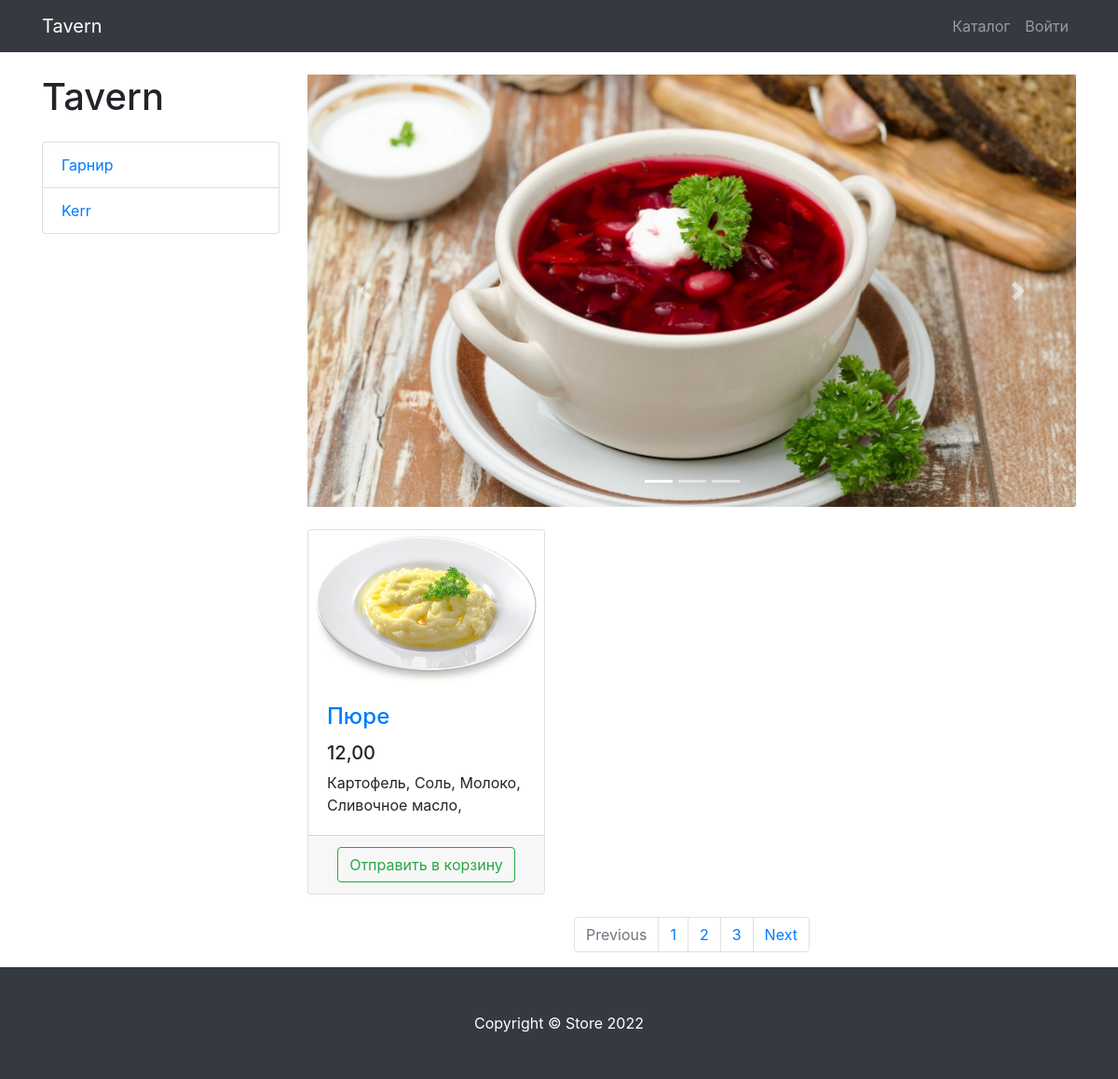
The app's page /dishes/, older data.
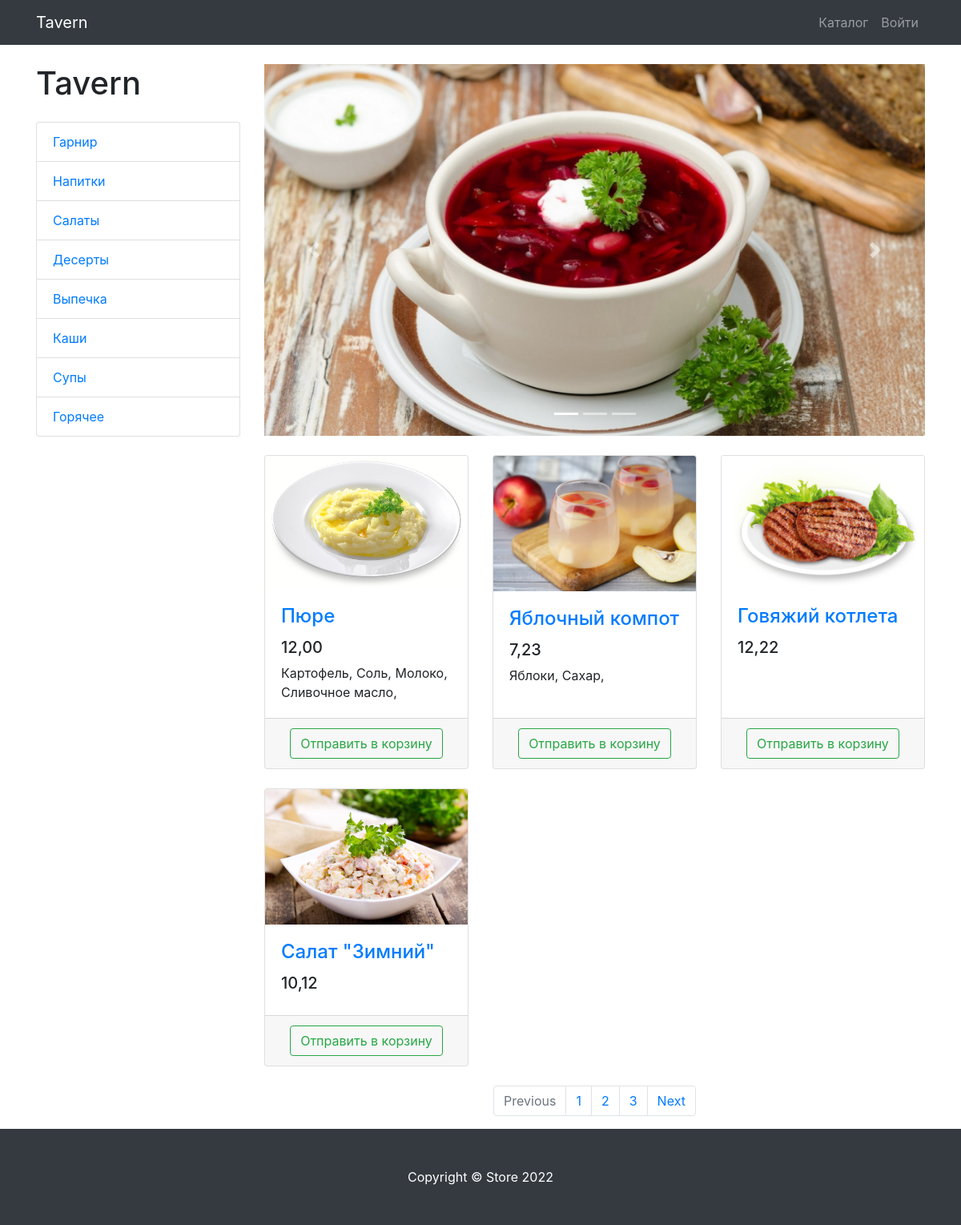
The same page, newer data.
### dish/models.py (models this page shows, shortened)
class TypeDish(models.Model):
    name = models.CharField(max_length=128)

class Dish(models.Model):
    name = models.CharField(max_length=182, null=True)
    id_type_dish = models.ForeignKey('TypeDish', on_delete=models.PROTECT, null=True)
    image = models.ImageField(upload_to='dishes_images')
    price = models.DecimalField(max_digits=6, decimal_places=2)

class Structure(models.Model):
    id_dish = models.ForeignKey('Dish', on_delete=models.PROTECT, null=True)
    id_ingredient = models.ForeignKey(Ingredients, on_delete=models.PROTECT, null=True)

class Ingredients(models.Model):
    name = models.CharField(max_length=128)

### dish/views.py (the view)
# urls.py: path('dishes/', include('dish.urls', namespace='dishes')),
def dishes(request):
    context = {
        'title': 'Dishes',
        'dish': Dish.objects.all(),
        'type': TypeDish.objects.all(),
        'struct': Structure.objects.all(),
    }
    return render(request, 'dish/html/dishs.html', context=context)

### dish/templates/dish/html/dishs.html (shortened to what this page needs)
{% extends 'dish/html/base.html' %}
{% load static %}
{% block css %}
    <link href="{% static 'vendor/css/products.css' %}" rel="stylesheet">
{% endblock %}
{% block content %}
    <div class="container">
    <div class="row">
        <div class="col-lg-3">
            <h1 class="my-4">Tavern</h1>
            <div class="list-group">
                {% for types in type %}
                    <a href="#" class="list-group-item">{{ types.name }}</a>
                {% endfor %}
            </div>
        </div>
        <div class="col-lg-9">
            <div id="carouselExampleIndicators" class="carousel slide my-4" data-ride="carousel">
                <ol class="carousel-indicators">
                    <li data-target="#carouselExampleIndicators" data-slide-to="0" class="active"></li>
                    <li data-target="#carouselExampleIndicators" data-slide-to="1"></li>
                    <li data-target="#carouselExampleIndicators" data-slide-to="2"></li>
                </ol>
                <div class="carousel-inner" role="listbox">
                    <div class="carousel-item active">
                        <img class="d-block img-fluid" src="/static/vendor/img/slides/borsh.jpg" alt="First slide">
                    </div>
                </div>
                <a class="carousel-control-prev" href="#carouselExampleIndicators" role="button" data-slide="prev">
                    <span class="carousel-control-prev-icon" aria-hidden="true"></span>
                </a>
                <a class="carousel-control-next" href="#carouselExampleIndicators" role="button" data-slide="next">
                    <span class="carousel-control-next-icon" aria-hidden="true"></span>
                </a>
            </div>
            <div class="row">
                {% for product in dish %}
                    <div class="col-lg-4 col-md-6 mb-4">
                    <div class="card h-100">
                        <a href="#">
                            <img class="card-img-top"
                                 src="{{ product.image.url }}"
                                 alt="">
                        </a>
                        <div class="card-body">
                            <h4 class="card-title">
                                <a href="#">{{ product.name }}</a>
                            </h4>
                            <h5>{{ product.price }}</h5>
                            <p class="card-text">
                                {% for str in struct %}
                                    {% if str.id_dish.pk == product.pk %}
                                        {{ str.id_ingredient.name }}{% if struct.last %},{% endif %}
                                    {% endif %}
                                {% endfor %}
                            </p>
                        </div>
                        <div class="card-footer text-center">
                            <a class="btn btn-outline-success" href="{% url 'dish:basket_add' product.id %}">
                                Отправить в корзину
                            </a>
                        </div>
                    </div>
                </div>
                {% endfor %}
            </div>
            <nav aria-label="Page navigation example">
                <ul class="pagination justify-content-center">
                    <li class="page-item disabled">
                        <a class="page-link" href="#" tabindex="-1" aria-disabled="true">Previous</a>
                    </li>
                    <li class="page-item"><a class="page-link" href="#">1</a></li>
                    <li class="page-item"><a class="page-link" href="#">2</a></li>
                    <li class="page-item"><a class="page-link" href="#">3</a></li>
                    <li class="page-item">
                        <a class="page-link" href="#">Next</a>
                    </li>
                </ul>
            </nav>
        </div>
    </div>
</div>
{% endblock %}
{% block footer %}
    <footer class="py-5 bg-dark">
    <div class="container">
        <p class="m-0 text-center text-white">Copyright &copy; Store 2022</p>
    </div>
</footer>
{% endblock %}

### dish/templates/dish/html/base.html (shortened to what this page needs)
{% load static %}
<!DOCTYPE html>
<html lang="en">
<head>
    <link href="{% static 'vendor/bootstrap/css/bootstrap.min.css' %}" rel="stylesheet">
    {% block css %} {% endblock %}
</head>
<body>
<nav class="navbar navbar-expand-lg navbar-dark bg-dark fixed-top">
    <div class="container">
        <a class="navbar-brand" href="{% url 'index' %}">Tavern</a>
        <div class="collapse navbar-collapse" id="navbarResponsive">
            <ul class="navbar-nav ml-auto">
                <li class="nav-item">
                    <a class="nav-link" href="{% url 'dishes:index' %}">Каталог  </a>
                </li>
                {% if user.is_authenticated %}
                    <li class="nav-item dropdown">
                    <a class="nav-link dropdown-toggle" href="#" id="navbarDropdown" role="button"
                       data-bs-toggle="dropdown" aria-expanded="false">
                        <i class="fas fa-user-circle"></i>
                    </a>
                    <ul class="dropdown-menu" aria-labelledby="navbarDropdown">
                        <li>
                            <a class="dropdown-item" href="{% url 'users:profile' %}">Профиль</a>
                        </li>
                        <li><a class="dropdown-item" href="orders/orders.html">Заказы</a></li>
                        {% if user.is_superuser or user.is_staff %}
                            <li><a class="dropdown-item" href="{% url 'admin:index' %}">Админ-панель</a></li>
                        {% endif %}
                        <li>
                            <hr class="dropdown-divider">
                        </li>
                        <li>
                            <a class="dropdown-item" href="{% url 'users:logout' %}">
                                Выйти
                            </a>
                        </li>
                    </ul>
                </li>
                {% else %}
                    <li class="nav-item">
                        <a class="nav-link" href="{% url 'users:login' %}">Войти </a>
                    </li>
                {% endif %}
            </ul>
        </div>
    </div>
</nav>
{% block content %} {% endblock %}
{% block footer %} {% endblock %}
</body>
</html>

Row changes from the older to the newer data that the page shows:
removed TypeDish: name "Kerr"
added TypeDish: name "Напитки"
added TypeDish: name "Салаты"
added TypeDish: name "Десерты"
added TypeDish: name "Выпечка"
added TypeDish: name "Каши"
added TypeDish: name "Супы"
added TypeDish: name "Горячее"
added Dish: image (picture), name "Яблочный компот", price "7,23"
added Structure: id_ingredient.name "Яблоки", shown under "Яблочный компот"
added Structure: id_ingredient.name "Сахар", shown under "Яблочный компот"
added Dish: image (picture), name "Говяжий котлета", price "12,22"
added Dish: image (picture), name "Салат \"Зимний\"", price "10,12"
